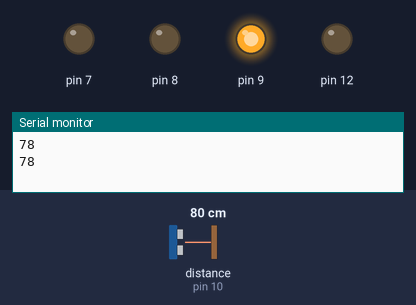
The sketch below on a simulated Arduino Uno, built with avr-gcc and run on an emulated ATmega328P. Parts: output pins drawn as LEDs (lit = HIGH), the last lines printed to the serial monitor. Wiring (inferred from the names in the program): ultrasonic range finder: trigger pin 11; echo pin 10. Dashed ring = blinking. Inputs (shaded band) come from the test bench; at power-on: distance to the obstacle (sensor on pin 10) 80 cm. The echo pulse lasts 58.3 µs per cm; pins used as bus, display or sensor lines are not drawn.

Above: at 1.8 s.
1.9 s: distance to the obstacle (sensor on pin 10) set to 63 cm
3.7 s: distance to the obstacle (sensor on pin 10) set to 55 cm
At 4.8 s:
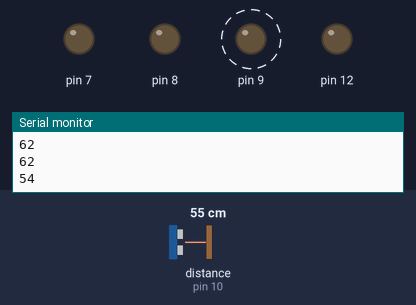
7.8 s: distance to the obstacle (sensor on pin 10) set to 44 cm
9.5 s: distance to the obstacle (sensor on pin 10) set to 37 cm
At 11.0 s:
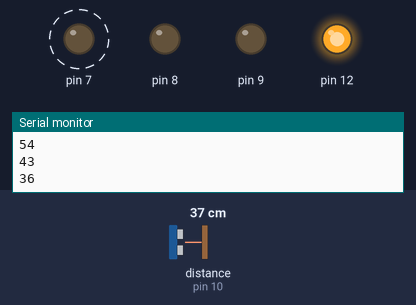
13.6 s: distance to the obstacle (sensor on pin 10) set to 22 cm
15.7 s: distance to the obstacle (sensor on pin 10) set to 18 cm
At 16.4 s:
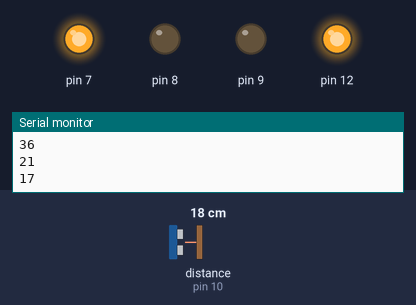
At 17.0 s:
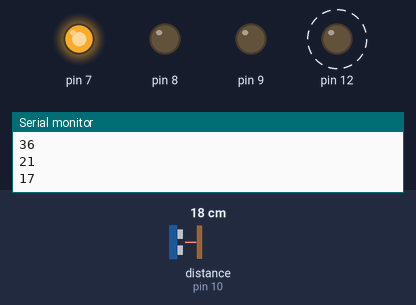
Timing chart, 0 to 20.8 s (numbered marks = the images above; inputs shaded):
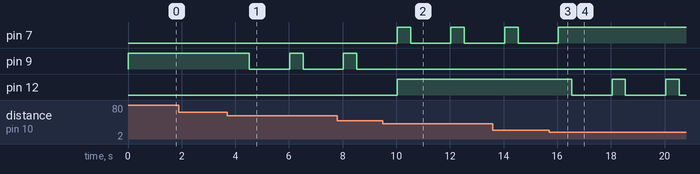

Measured:
- the behaviour switches between 61 and 60 cm on distance to the obstacle (sensor on pin 10) (found by bisection; images 0 and 1)
- the behaviour switches between 41 and 40 cm on distance to the obstacle (sensor on pin 10) (found by bisection; images 1 and 2)
- the behaviour switches between 21 and 20 cm on distance to the obstacle (sensor on pin 10) (found by bisection; images 2 and 3)
- after the input at 3.7 s, pin 9: HIGH → LOW after 0.82 s, → HIGH 1.5 s later, → LOW 0.50 s later
- after the input at 9.5 s, pin 7: alternates HIGH for 0.50 s and LOW for 1.5 s, starting after 0.53 s; pin 9: stops changing and stays LOW; pin 12: LOW → HIGH after 0.53 s
- after the input at 15.7 s, pin 7: goes on until 16.0 s, then stays HIGH; pin 12: alternates HIGH for 0.50 s and LOW for 1.5 s, starting after 0.84 s

The sketch:

lcd_ultrasonic_lights.ino
```cpp
//#include <LiquidCrystal.h>

//LiquidCrystal lcd(6 , 7, 5, 4, 3, 2);
//#include <LiquidCrystal_I2C.h>

//LiquidCrystal_I2C lcd(0x27,16,2);

long duration;
int distanceCm, distanceInch;

const int trigPin = 11;
const int echoPin = 10;
void setup() {
 Serial.begin(9600);
//lcd.begin(16,2); // Initializes the interface to the LCD screen, and specifies the dimensions (width and height) of the display
//lcd.init();                      // initialize the lcd
  // Print a message to the LCD.
  //lcd.backlight();
pinMode(trigPin, OUTPUT);
pinMode(echoPin, INPUT);
pinMode (8, OUTPUT);
pinMode (9, OUTPUT);
pinMode (12, OUTPUT);
pinMode (7, OUTPUT);

}

void loop() {

digitalWrite(trigPin, LOW);
delayMicroseconds(2);
digitalWrite(trigPin, HIGH);
delayMicroseconds(10);
digitalWrite(trigPin, LOW);

duration = pulseIn(echoPin, HIGH);
distanceCm= duration*0.034/2;
distanceInch = duration*0.0133/2;
Serial.println( distanceCm );
/*lcd.clear();
 lcd.setCursor(0,0);
  lcd.print("DISTANCE:");
  lcd.setCursor(10,0);
  lcd.print(distanceCm);*/

/*lcd.setCursor(0,0); // Sets the location at which subsequent text written to the LCD will be displayed
lcd.print("Distance: "); // Prints string "Distance" on the LCD
lcd.print(distanceCm); // Prints the distance value from the sensor
lcd.print("  cm");
delay(10);
lcd.setCursor(0,1);
lcd.print("Distance: ");
lcd.print(distanceInch);
lcd.print("inch");
delay(10);*/

/*if ( distanceCm >= 100 )
{
   /*lcd.setCursor(0,0);
  lcd.print("DISTANCE:");
  lcd.setCursor(10,0);
  lcd.print(distanceCm);
  lcd.setCursor(0,1);
  lcd.print("STATS:");
  lcd.setCursor(6,1);
  lcd.print("!!GOOD!!     ");

  digitalWrite( 8 , HIGH );
  digitalWrite( 9 , LOW );
  digitalWrite( 12 , LOW );
  digitalWrite( 7 , LOW );
}
else if (( distanceCm < 100 ) && ( distanceCm >= 80 ))
{
  /* lcd.setCursor(0,0);
  lcd.print("DISTANCE:");
  lcd.setCursor(10,0);
  lcd.print(distanceCm);
  lcd.setCursor(0,1);
  lcd.print("STATS:");
  lcd.setCursor(6,1);
  lcd.print("!!GOOD!!   ");
  digitalWrite( 12 , LOW );
  digitalWrite( 7 , LOW );
  digitalWrite( 9 , LOW );
  digitalWrite( 8 , HIGH );
  delay(500);
  digitalWrite( 8 , LOW );
  delay(500);
}*/
 if  ( distanceCm >= 60 )
{
  /* lcd.setCursor(0,0);
  lcd.print("DISTANCE:");
  lcd.setCursor(10,0);
  lcd.print(distanceCm);
  lcd.setCursor(0,1);
  lcd.print("STATS:");
  lcd.setCursor(6,1);
  lcd.print("!!OK!!    ");*/
  digitalWrite( 8 , LOW );
  digitalWrite( 9 , HIGH );
  digitalWrite( 7 , LOW );
  digitalWrite( 12 , LOW );
}

else if (( distanceCm < 60 ) && ( distanceCm >= 40 ))
{
  /* lcd.setCursor(0,0);
  lcd.print("DISTANCE:");
  lcd.setCursor(10,0);
  lcd.print(distanceCm);
  lcd.setCursor(0,1);
  lcd.print("STATS:");
  lcd.setCursor(6,1);
  lcd.print("!!OK!!     ");*/
  digitalWrite( 8 , LOW );
  digitalWrite( 12 , LOW );
 digitalWrite( 7 , LOW );
  digitalWrite( 9 , HIGH );
  delay(500);
  digitalWrite( 9 , LOW );
  delay(500);
}
else if (( distanceCm < 40 ) && ( distanceCm >= 20 ))
{
   /*lcd.setCursor(0,0);
  lcd.print("DISTANCE:");
  lcd.setCursor(10,0);
  lcd.print(distanceCm);
  lcd.setCursor(0,1);
  lcd.print("STATS:");
  lcd.setCursor(6,1);
  lcd.print("!!DANGER!!");*/
  digitalWrite( 8 , LOW );
  digitalWrite( 9 , LOW );
  digitalWrite( 12 , HIGH );
  digitalWrite( 7 , HIGH );
  delay( 500);
  digitalWrite( 7 , LOW );
  delay( 500);

}
else if ( distanceCm < 20 )
{
/*   lcd.setCursor(0,0);
  lcd.print("DISTANCE:");
  lcd.setCursor(10,0);
  lcd.print(distanceCm);
  lcd.setCursor(0,1);
  lcd.print("STATS:");
  lcd.setCursor(6,1);
  lcd.print("!!DANGER!!");*/
  digitalWrite( 8 , LOW );
  digitalWrite( 9 , LOW );
  digitalWrite( 7 , HIGH );

  digitalWrite( 12 , HIGH );
  delay(500);
  digitalWrite( 12 , LOW );
  delay(500);
}
delay(1000);
}
```
